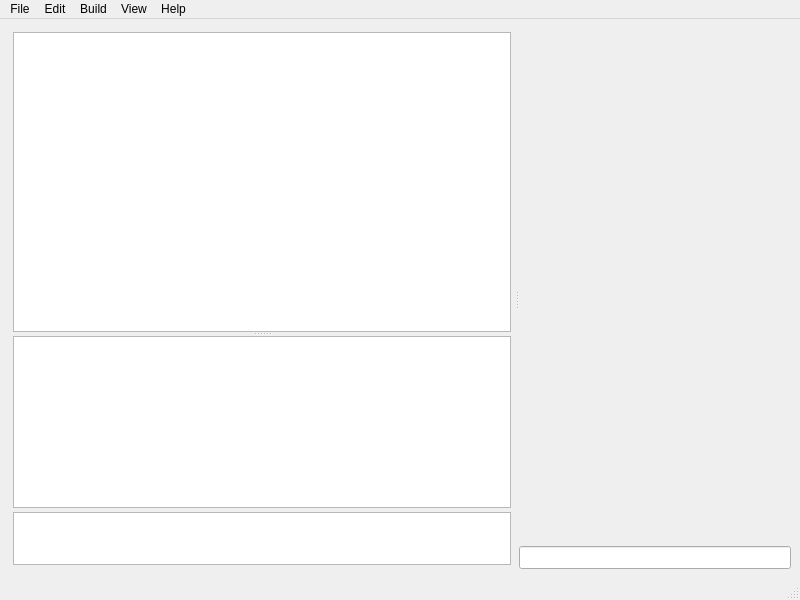
<?xml version="1.0" encoding="UTF-8"?>
<ui version="4.0">
 <class>MainWindow</class>
 <widget class="QMainWindow" name="MainWindow">
  <property name="geometry">
   <rect>
    <x>0</x>
    <y>0</y>
    <width>800</width>
    <height>600</height>
   </rect>
  </property>
  <property name="windowTitle">
   <string>TextCAD</string>
  </property>
  <property name="locale">
   <locale language="English" country="Canada"/>
  </property>
  <widget class="QWidget" name="centralwidget">
   <layout class="QHBoxLayout" name="horizontalLayout">
    <item>
     <widget class="QSplitter" name="splitter">
      <property name="orientation">
       <enum>Qt::Horizontal</enum>
      </property>
      <widget class="QWidget" name="widget" native="true">
       <property name="font">
        <font>
         <family>MS Serif</family>
         <pointsize>10</pointsize>
        </font>
       </property>
       <layout class="QVBoxLayout" name="verticalLayout" stretch="90,10">
        <property name="spacing">
         <number>4</number>
        </property>
        <property name="sizeConstraint">
         <enum>QLayout::SetMaximumSize</enum>
        </property>
        <property name="margin">
         <number>4</number>
        </property>
        <item>
         <widget class="QSplitter" name="splitter_2">
          <property name="sizePolicy">
           <sizepolicy hsizetype="Preferred" vsizetype="Minimum">
            <horstretch>0</horstretch>
            <verstretch>0</verstretch>
           </sizepolicy>
          </property>
          <property name="minimumSize">
           <size>
            <width>0</width>
            <height>0</height>
           </size>
          </property>
          <property name="autoFillBackground">
           <bool>false</bool>
          </property>
          <property name="frameShape">
           <enum>QFrame::NoFrame</enum>
          </property>
          <property name="frameShadow">
           <enum>QFrame::Plain</enum>
          </property>
          <property name="lineWidth">
           <number>2</number>
          </property>
          <property name="orientation">
           <enum>Qt::Vertical</enum>
          </property>
          <widget class="QTextEdit" name="textEdit">
           <property name="sizePolicy">
            <sizepolicy hsizetype="Expanding" vsizetype="Expanding">
             <horstretch>0</horstretch>
             <verstretch>0</verstretch>
            </sizepolicy>
           </property>
           <property name="minimumSize">
            <size>
             <width>0</width>
             <height>300</height>
            </size>
           </property>
           <property name="font">
            <font>
             <family>Lucida Sans Typewriter</family>
             <pointsize>10</pointsize>
            </font>
           </property>
          </widget>
          <widget class="QPlainTextEdit" name="plainTextEdit">
           <property name="sizePolicy">
            <sizepolicy hsizetype="Expanding" vsizetype="Minimum">
             <horstretch>0</horstretch>
             <verstretch>0</verstretch>
            </sizepolicy>
           </property>
           <property name="minimumSize">
            <size>
             <width>0</width>
             <height>50</height>
            </size>
           </property>
           <property name="font">
            <font>
             <family>Courier New</family>
             <pointsize>10</pointsize>
            </font>
           </property>
           <property name="documentTitle">
            <string>Console Output</string>
           </property>
           <property name="undoRedoEnabled">
            <bool>false</bool>
           </property>
           <property name="readOnly">
            <bool>true</bool>
           </property>
           <property name="backgroundVisible">
            <bool>false</bool>
           </property>
          </widget>
         </widget>
        </item>
        <item>
         <widget class="QTextBrowser" name="textBrowser">
          <property name="sizePolicy">
           <sizepolicy hsizetype="Expanding" vsizetype="Minimum">
            <horstretch>0</horstretch>
            <verstretch>0</verstretch>
           </sizepolicy>
          </property>
          <property name="minimumSize">
           <size>
            <width>0</width>
            <height>40</height>
           </size>
          </property>
          <property name="font">
           <font>
            <family>Lucida Sans</family>
            <pointsize>10</pointsize>
           </font>
          </property>
         </widget>
        </item>
       </layout>
      </widget>
      <widget class="QWidget" name="widget_2" native="true">
       <layout class="QVBoxLayout" name="verticalLayout_3">
        <item>
         <layout class="QVBoxLayout" name="verticalLayout_2">
          <item>
           <widget class="GLWidget" name="widget_3" native="true"/>
          </item>
          <item>
           <spacer name="verticalSpacer">
            <property name="orientation">
             <enum>Qt::Vertical</enum>
            </property>
            <property name="sizeType">
             <enum>QSizePolicy::Ignored</enum>
            </property>
            <property name="sizeHint" stdset="0">
             <size>
              <width>20</width>
              <height>13</height>
             </size>
            </property>
           </spacer>
          </item>
          <item>
           <widget class="QLineEdit" name="lineEdit">
            <property name="font">
             <font>
              <family>Lucida Console</family>
              <pointsize>10</pointsize>
             </font>
            </property>
           </widget>
          </item>
         </layout>
        </item>
       </layout>
      </widget>
     </widget>
    </item>
   </layout>
  </widget>
  <widget class="QMenuBar" name="menubar">
   <property name="geometry">
    <rect>
     <x>0</x>
     <y>0</y>
     <width>800</width>
     <height>21</height>
    </rect>
   </property>
   <widget class="QMenu" name="menuFile">
    <property name="title">
     <string>File</string>
    </property>
    <addaction name="actionNew"/>
    <addaction name="actionOpen"/>
    <addaction name="separator"/>
    <addaction name="actionSave"/>
    <addaction name="actionSave_As"/>
    <addaction name="separator"/>
    <addaction name="actionExit"/>
   </widget>
   <widget class="QMenu" name="menuEdit">
    <property name="title">
     <string>Edit</string>
    </property>
   </widget>
   <widget class="QMenu" name="menuBuild">
    <property name="title">
     <string>Build</string>
    </property>
    <addaction name="actionBuild_File"/>
    <addaction name="actionRebuild_All"/>
   </widget>
   <widget class="QMenu" name="menuView">
    <property name="title">
     <string>View</string>
    </property>
   </widget>
   <widget class="QMenu" name="menuHelp">
    <property name="title">
     <string>Help</string>
    </property>
   </widget>
   <addaction name="menuFile"/>
   <addaction name="menuEdit"/>
   <addaction name="menuBuild"/>
   <addaction name="menuView"/>
   <addaction name="menuHelp"/>
  </widget>
  <widget class="QStatusBar" name="statusbar"/>
  <action name="actionOpen">
   <property name="text">
    <string>Open</string>
   </property>
  </action>
  <action name="actionNew">
   <property name="text">
    <string>New</string>
   </property>
  </action>
  <action name="actionSave">
   <property name="text">
    <string>Save</string>
   </property>
  </action>
  <action name="actionSave_As">
   <property name="text">
    <string>Save As</string>
   </property>
  </action>
  <action name="actionClose">
   <property name="text">
    <string>Close</string>
   </property>
  </action>
  <action name="actionExit">
   <property name="text">
    <string>Exit</string>
   </property>
  </action>
  <action name="actionBuild">
   <property name="text">
    <string>Build </string>
   </property>
  </action>
  <action name="actionRebuild_All">
   <property name="text">
    <string>Rebuild All</string>
   </property>
  </action>
  <action name="actionBuild_File">
   <property name="text">
    <string>Build File</string>
   </property>
  </action>
 </widget>
 <customwidgets>
  <customwidget>
   <class>GLWidget</class>
   <extends>QWidget</extends>
   <header>glwidget.h</header>
   <container>1</container>
  </customwidget>
 </customwidgets>
 <resources/>
 <connections>
  <connection>
   <sender>actionExit</sender>
   <signal>activated()</signal>
   <receiver>MainWindow</receiver>
   <slot>close()</slot>
   <hints>
    <hint type="sourcelabel">
     <x>-1</x>
     <y>-1</y>
    </hint>
    <hint type="destinationlabel">
     <x>368</x>
     <y>248</y>
    </hint>
   </hints>
  </connection>
 </connections>
</ui>
